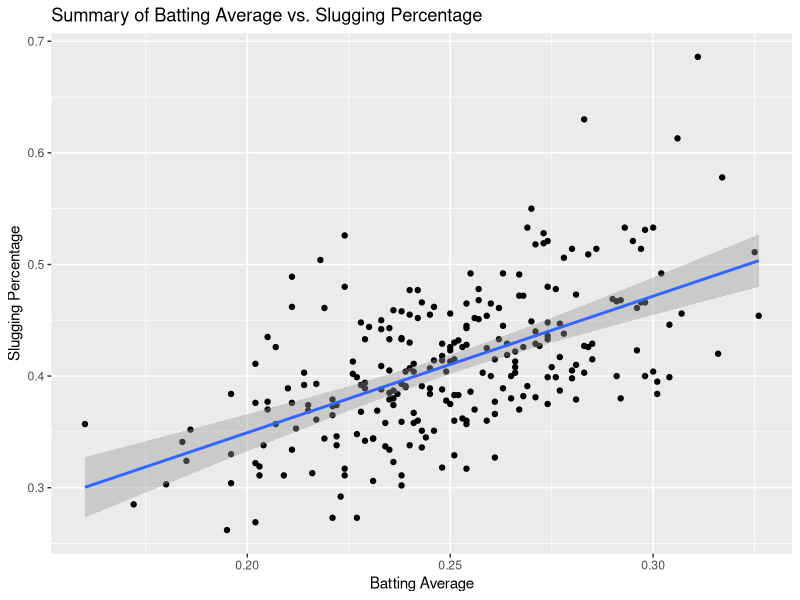

Source code (R):
## ---- chunk 1
knitr::opts_chunk$set(echo = TRUE, highlight=FALSE)
## ---- chunk 2
library(tidyverse)
library(readr)
velo <- read_csv("exit_velocity.csv")
ba <- read_csv("expected_stats.csv")
velo$name <- paste(velo$first_name, velo$last_name)
ba$name <- paste(ba$first_name, ba$last_name)
velo <- velo[,-c(1,2)]
ba <- ba[,-c(1,2)]
mlb <- merge(x=velo,y=ba,by=c("name", "player_id"))

## ---- chunk 3
summary(mlb$avg_hit_angle)
## ---- chunk 4
summary(mlb$avg_hr_distance)
## ---- chunk 5
ggplot(mlb, aes(x=ba, y=slg)) + geom_point()+
  labs(title="Summary of Batting Average vs. Slugging Percentage",
                    x="Batting Average", y="Slugging Percentage")+
  geom_smooth(method=lm, level=0.99)
